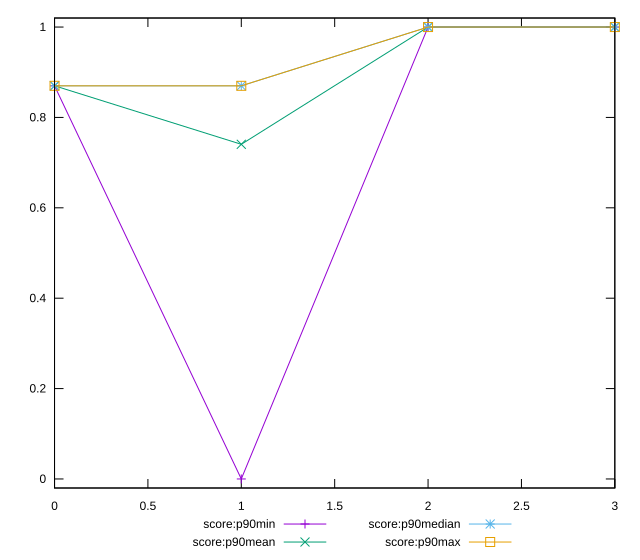

Write gnuplot code to recreate this figure.
reset

$scoreP90Min <<EOF
0 0.87
1 0
2 1
3 1
EOF

$scoreP90Mean <<EOF
0 0.8700000000000002
1 0.7405319148936164
2 1
3 1
EOF

$scoreP90Median <<EOF
0 0.87
1 0.87
2 1
3 1
EOF

$scoreP90Max <<EOF
0 0.87
1 0.87
2 1
3 1
EOF

set key outside below
set xrange [0:3]
set yrange [-0.02:1.02]
set trange [-0.02:1.02]
set terminal svg size 640, 560 enhanced background rgb 'white'
set output "reports/report_00033_2021-03-01T14-23-16.841Z/cumulative-layout-shift/progression/score.svg"

plot $scoreP90Min title "score:p90min" with linespoints, \
     $scoreP90Mean title "score:p90mean" with linespoints, \
     $scoreP90Median title "score:p90median" with linespoints, \
     $scoreP90Max title "score:p90max" with linespoints

reset
